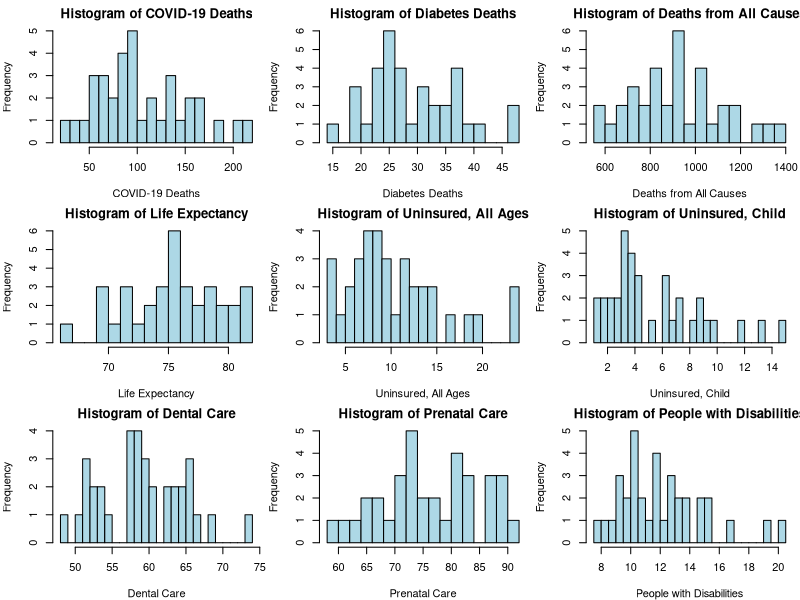
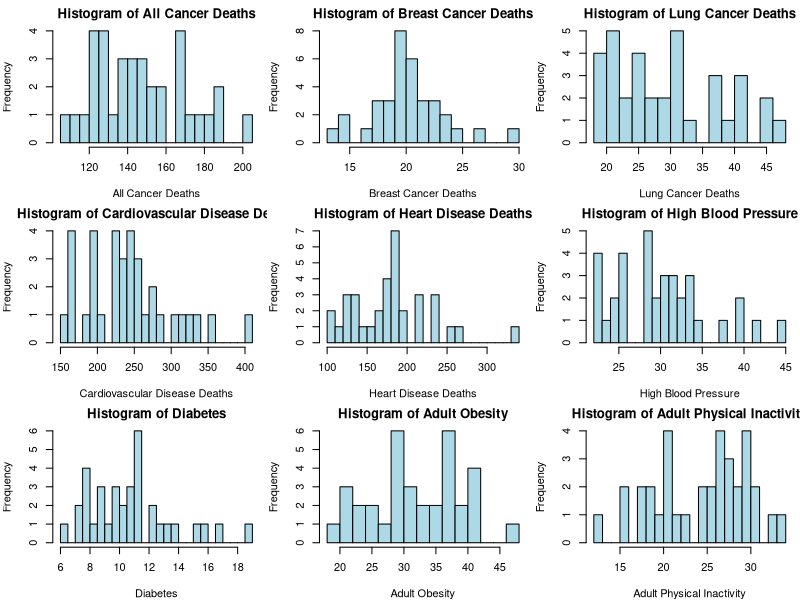
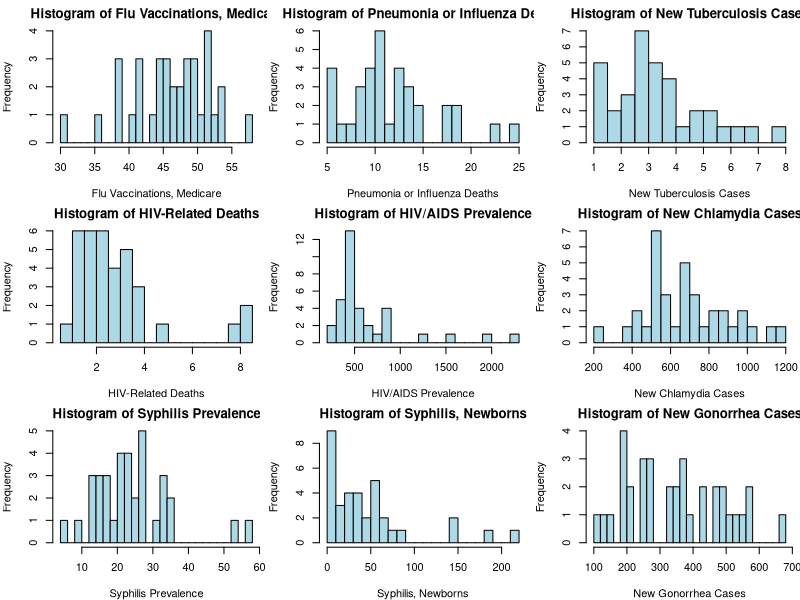
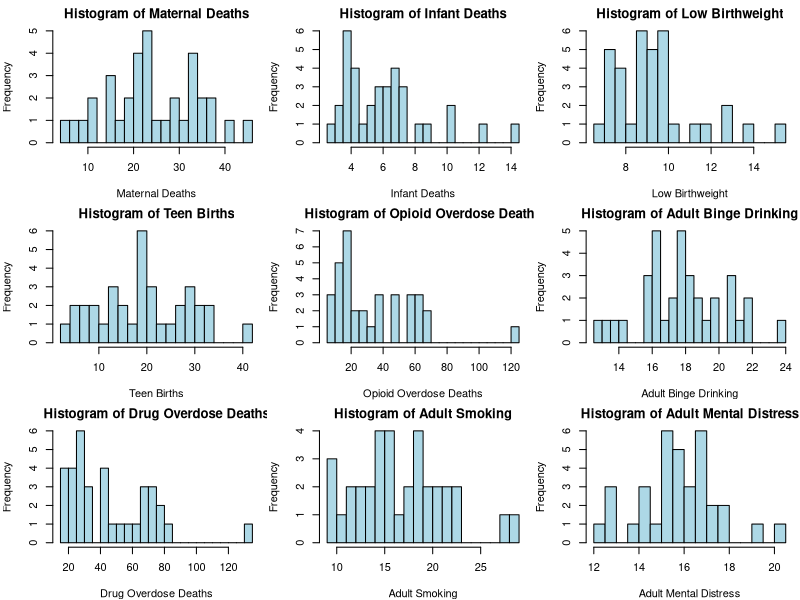
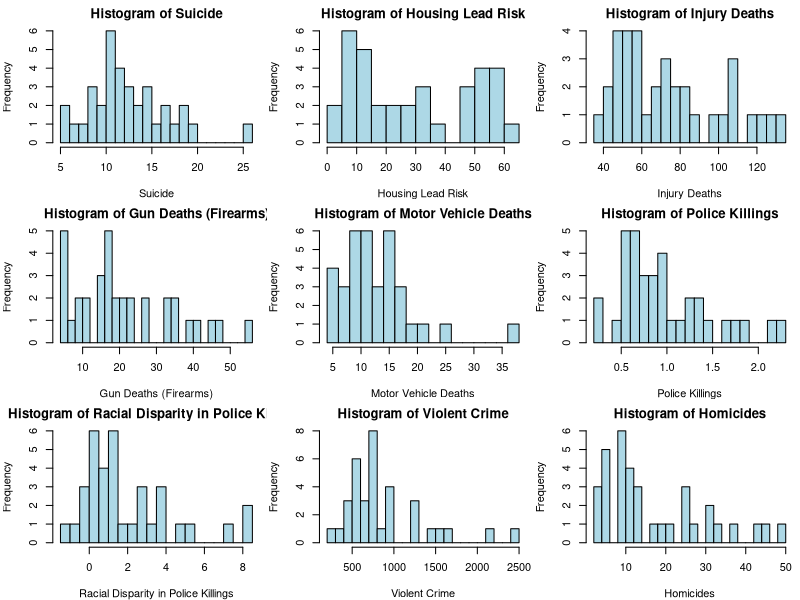
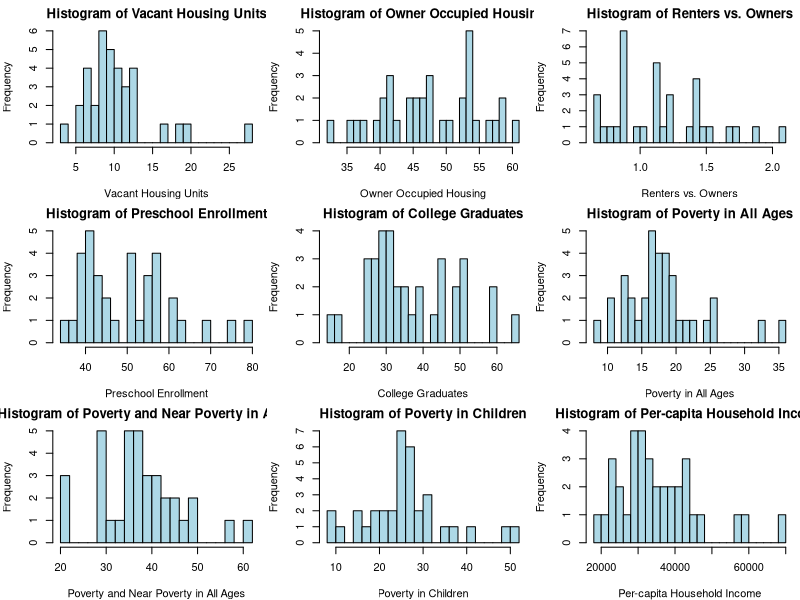
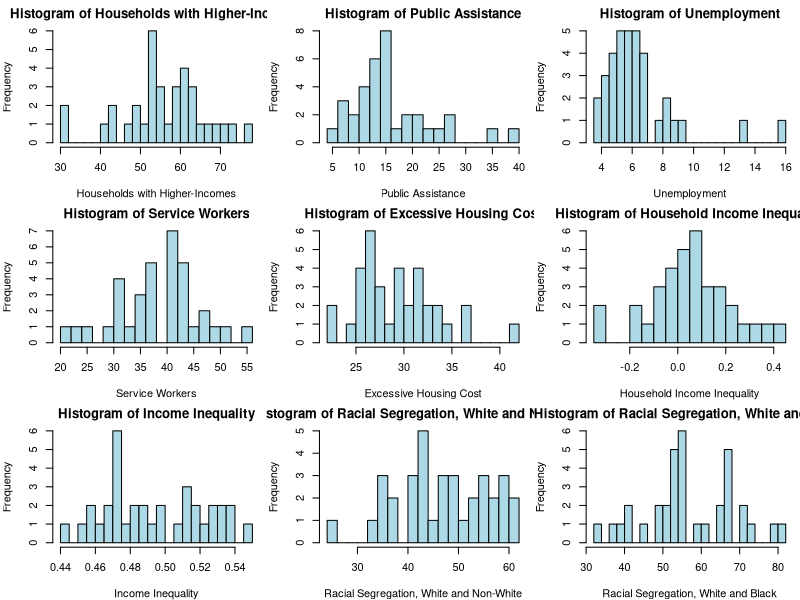
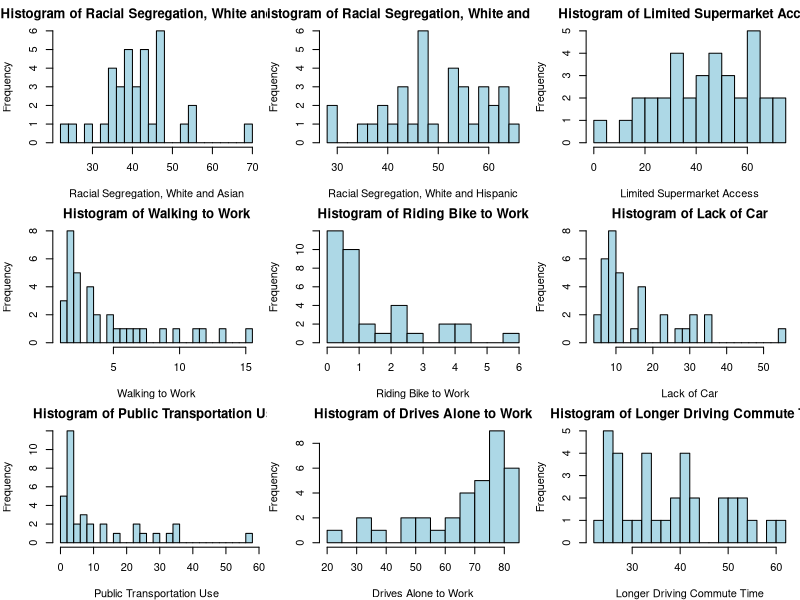

The R source for these figures, in order:
## ---- chunk 1
library(readr)
library(dplyr)
library(tidyr)
library(tidyverse)
#setwd("/Users/nicolaibogh/Library/CloudStorage/OneDrive-KøbenhavnsUniversitet/Kandidat/UNC/STOR565 MACHINE LEARNING/StorGitHub/stor565MLproject")
# data <- read_csv("bigcitiesall.csv")
# total = data %>% filter(geo_label_citystate == "U.S. Total")
## ---- chunk 2
#Clean data code (data defined as latest_filtered)
#Taking out na values and only using 2021
cities <- read_csv("data/bigcities_wide.csv")
us_total = cities %>% filter(geo_label_city == "U.S. Total")


#### From Max' cleaning
#imp = cities %>% select(metric_item_label, geo_label_city, geo_fips_code, value,date_label)
#wide = imp %>% pivot_wider( names_from = metric_item_label, values_from = value)
## Write csv
# write.csv(wide, file = "/Users/nicolaibogh/Library/CloudStorage/OneDrive-KøbenhavnsUniversitet/Kandidat/UNC/STOR565 MACHINE LEARNING/StorGitHub/stor565MLproject/bigcities_wide.csv", row.names = FALSE)



cities = read_csv("data/bigcities_wide.csv")
us_total = cities %>% filter(geo_label_city == "U.S. Total")
## Work with 2021 or 2020 data
new_cities = cities %>% filter(date_label == 2021)
na_count = colSums(is.na(new_cities)) / nrow(new_cities)
lowna = na_count[colSums(is.na(new_cities)) / nrow(new_cities) < .33]
lowna_cols = names(lowna)
cities_nona = new_cities %>% select(all_of(lowna_cols))
## Impute as dataframe
cities_clean <- cities_nona %>%
  mutate(across(where(is.numeric), ~ifelse(is.na(.), median(., na.rm = TRUE), .))) %>% 
  filter(geo_label_city != "U.S. Total")


numeric_data <- cities_clean %>% filter(geo_label_city != "U.S. Total") %>% select(!c("geo_label_city", "geo_fips_code", "date_label")) # Exclude the first column containing city names
rownames(numeric_data) = cities_clean$geo_label_city  # Transpose the numeric data
# Set column names to city names
#colnames(transposed_data) <- cities_clean$geo_label_city
# Now transposed_data contains the numeric variables as rows and cities as columns

### test 2
#city_var <- numeric_data
#rownames(city_var) <- cities_clean$geo_label_city

# Removing "geo_fips_code" and "date_label"
#transposed_data <- transposed_data[-c(1:2), ]
## ---- chunk 3
#colnames(num_cols) # These are the variables
## label columns are geo_label_city, geo_fips_code
## Numerical columns
num_cols = cities_clean %>% select(!c(geo_label_city, geo_fips_code, date_label))## 88 columns
par(mfrow=c(3,3), mar=c(4,4,2,0.5))
# Iterate over numeric columns and plot histograms
for (j in seq_along(num_cols)) {
  hist(num_cols[[j]], 
       xlab=names(num_cols)[j],
       main=paste("Histogram of", names(num_cols)[j]),
       col="lightblue", breaks=20)
}
## ---- chunk 4
# Assuming the data is tab-separated
happy <- read_csv("data/happiest_places_to_live.csv")
happy <- happy %>% filter(!is.na(City))
head(happy)
## Edit names to make them equal
happy <- happy %>%
  mutate(City = ifelse(City == "Detroit, MI", "Detroit", City)) %>% 
  mutate(City = ifelse(City == "Washington, DC", "Washington", City)) %>% 
  mutate(City = ifelse(City == "New York", "New York City", City))
## ---- chunk 5
## Join 
joined = cities_clean %>% left_join(happy, by = join_by(geo_label_city == City))
response_cols = joined %>% select(any_of(colnames(happy)))
colnames(response_cols)
